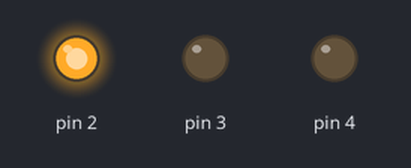
Bench run of a sketch on a simulated Arduino Uno, built with avr-gcc and run on an emulated ATmega328P. Shown: output pins drawn as LEDs (lit = HIGH).

Above: at 5.0 s.
At 11.5 s:
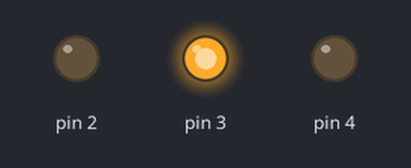
At 18.0 s:
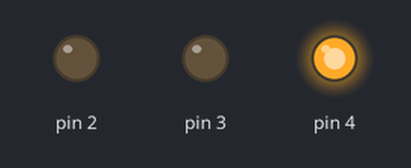
At 23.5 s:
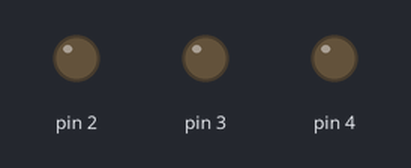
Timing chart, 0 to 31.2 s (numbered marks = the images above):
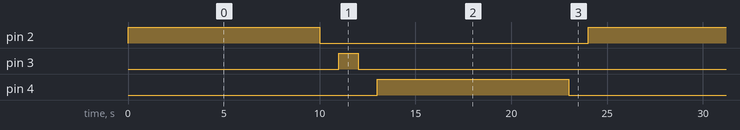

The sketch:

TRAFFICLIGHT2.ino
```cpp
void setup()
{
  pinMode(2, OUTPUT);
  pinMode(3, OUTPUT);
  pinMode(4, OUTPUT);
}

void loop()
{
  digitalWrite(2, HIGH);
  delay(10000); // Wait for 10000 millisecond(s)
  digitalWrite(2, LOW);
  delay(1000); // Wait for 1000 millisecond(s)
  digitalWrite(3, HIGH);
  delay(1000); // Wait for 10000 millisecond(s)
  digitalWrite(3, LOW);
  delay(1000); // Wait for 1000 millisecond(s)
  digitalWrite(4, HIGH);
  delay(10000); // Wait for 10000 millisecond(s)
  digitalWrite(4, LOW);
  delay(1000); // Wait for 1000 millisecond(s)

}
```

Measured:
- by itself, pin 2, pin 4: alternates HIGH for 10.0 s and LOW for 14.0 s
- by itself, pin 3: alternates HIGH for 1.0 s and LOW for 23.0 s
- by itself, everything shown: repeats every 24.0 s, in 6 steps
